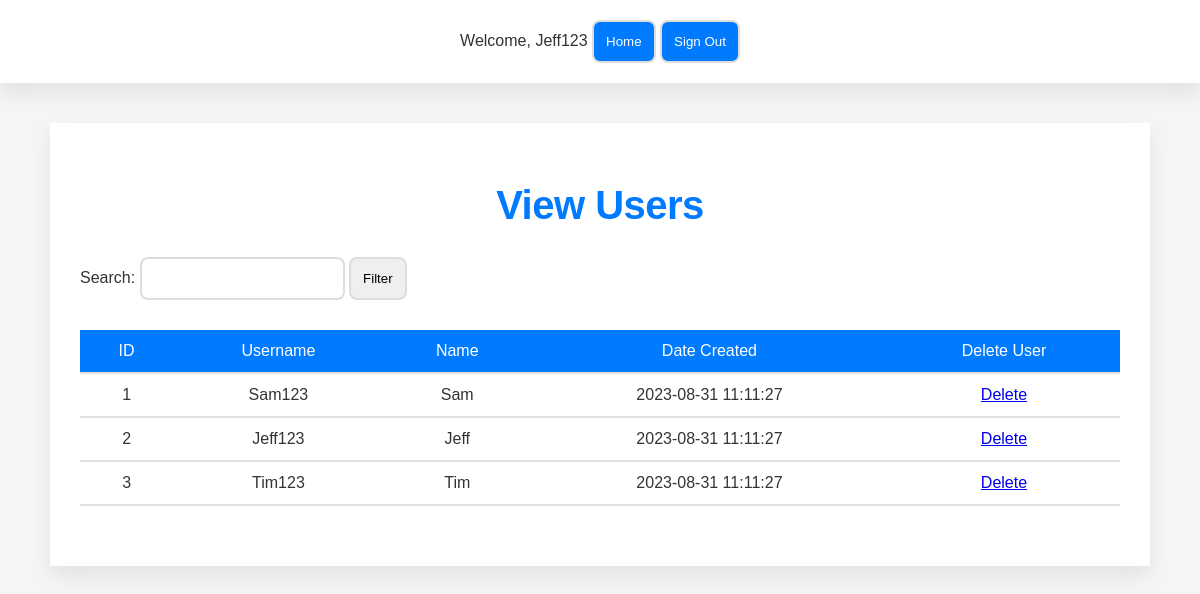
Screenshot of /www/admin/view_users.php (signed in) with the database file from the repository.
### tables this page shows
create table if not exists User (
    userId int primary key auto_increment,
    name varchar(255) not null,
    username varchar(255) unique,
    password varchar(255) not null,
    role enum('user', 'admin') default 'user',
    createdDate datetime default current_timestamp
);

### www/admin/view_users.php (the view, shortened to what this page needs)
<?php
$servername = "192.168.56.12";
$username = "admin";
$password = "admin_pw";
$dbname = "RecipeManagementSystem";
$conn = new mysqli($servername, $username, $password, $dbname);
$filter = "";
$sql = "SELECT * FROM User WHERE role = 'user'";
$result = $conn->query($sql);
?>
<html>
<head>
    <link rel="stylesheet" type="text/css" href="../common/style/style.css">
</head>
<body>
    <header>
        <?php include '../common/navbar.php'; ?>
    </header>
    <main>
        <h1>View Users</h1>
        <form action="view_users.php" method="POST">
            <div>
                Search: <input type="text" name="filter" value="<?php echo $filter; ?>" />
                <input type="submit" value="Filter" />
            </div>
        </form>
        <table>
            <tr>
                <th>ID</th>
                <th>Username</th>
                <th>Name</th>
                <th>Date Created</th>
                <th>Delete User</th>
            </tr>
            <?php
            if ($result->num_rows > 0) {
                while ($row = $result->fetch_assoc()) {
                    echo "<tr>";
                    echo "<td>" . $row["userId"] . "</td>";
                    echo "<td>" . $row["username"] . "</td>";
                    echo "<td>" . $row["name"] . "</td>";
                    echo "<td>" . $row["createdDate"] . "</td>";
                    echo "<td><a href='delete_user.php?userId=".$row["userId"]."'>Delete</a></td>";
                    echo "</tr>";
                }
            } else {
                echo "0 results";
            }
            ?>
        </table>
    </main>
</body>
</html>

### www/common/style/style.css (style rules this page uses)
:root { --main-blue: #007BFF; --hover-blue: #0056b3; --soft-gray: #F5F5F5; --text-gray: #333; --border-gray: #E0E0E0; --input-border-gray: #DDD; --transition-speed: 0.3s; }
* { box-sizing: border-box; margin: 0; padding: 0; font-family: 'Poppins', sans-serif; }
body { background-color: var(--soft-gray); color: var(--text-gray); line-height: 1.6; font-size: 16px; }
main { max-width: 1100px; margin: 40px auto; padding: 30px; background-color: #FFF; box-shadow: 0 10px 20px rgba(0, 0, 0, 0.08); }
h1 { text-align: center; padding: 20px 0; font-size: 2.5em; color: var(--main-blue); font-weight: 600; letter-spacing: -0.5px; }
header { background-color: #FFF; box-shadow: 0 10px 20px rgba(0, 0, 0, 0.08); padding: 20px 0; text-align: center; }
table { width: 100%; margin: 30px 0; border-collapse: collapse; }
td, th { padding: 12px 15px; border-bottom: 2px solid var(--border-gray); text-align: center; }
th { background-color: var(--main-blue); color: #FFF; font-weight: 500; }
form, form.div { display: grid; grid-template-columns: max-content 1fr; grid-gap: 20px 1em; text-align: center; margin: auto; }
input, button, select, textarea, .delete-button { grid-column: 2 / 3; padding: 12px; border: 2px solid var(--input-border-gray); border-radius: 8px; transition: border-color var(--transition-speed); }

### rows the page displays
user: userId "1", username "Sam123", name "Sam", createdDate "2023-08-31 11:11:27"
user: userId "2", username "Jeff123", name "Jeff", createdDate "2023-08-31 11:11:27"
user: userId "3", username "Tim123", name "Tim", createdDate "2023-08-31 11:11:27"

### other values shown
$_SESSION['username'] "Jeff123"
